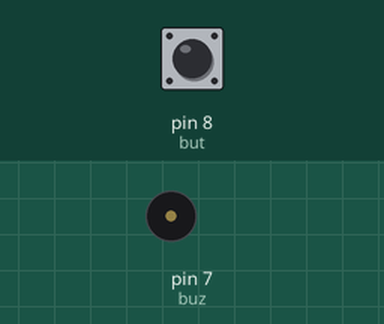
Recording of a sketch running on a simulated Arduino Uno, built with avr-gcc and run on an emulated ATmega328P. On the bench: buzzer (waves = sounding). The inputs (shaded band) are chosen by the test bench; at power-on: pin 8 (but) HIGH.

Above: at 1.2 s.
1.3 s: pin 8 (but) pulled LOW for 0.15 s
At 6.2 s:
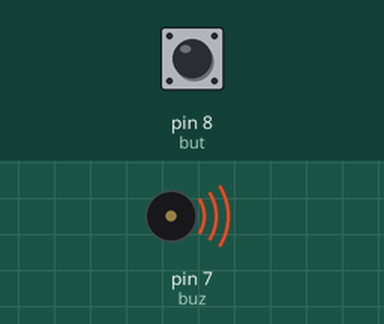
Timing chart, 0 to 12.4 s (numbered marks = the images above; inputs shaded):
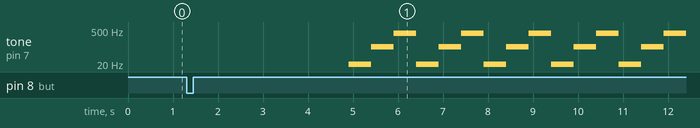

The sketch:

timer-version-2.ino
```cpp
int buz=7;
int but=8;
int flag=0;

void setup()
{
  pinMode(but,INPUT);
  pinMode(buz,OUTPUT);
}

void restStop()
{
              tone(buz,3000,1500);
              delay(500);
}
void restStart()
{
              tone(buz,1000,1500);
              delay(500);
}
void standAlarm()
{
        for(int i=1;i<=5;i++)
        {
              tone(buz,1,1000);
              delay(500);
              tone(buz,100,1000);
              delay(500);
              tone(buz,359,1000);
              delay(500);
        }
}
void loop()
{
  int butstatus= digitalRead(but);
  if(butstatus==LOW)
  {
        delay(3600);
        standAlarm();

                          delay(5000);

        restStart();
        delay(900);
        restStop();
  }
}
```

Measured:
- after the input at 1.3 s, tone on pin 7 (buz): silent → 1 Hz after 3.6 s, then repeats every 1.5 s: 100 Hz 0.50 s, 359 Hz 0.50 s, 1 Hz 0.50 s
